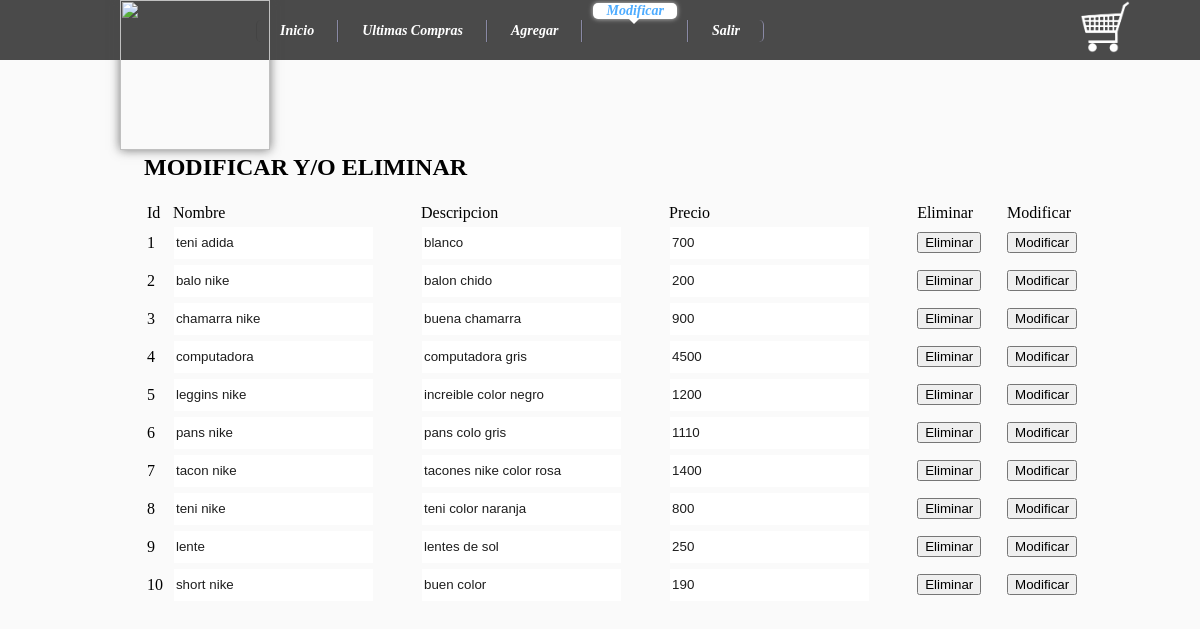
/admin/modificar.php (signed in), run on the app's committed database.
### tables this page shows
CREATE TABLE `productos` (
  `id` int(11) NOT NULL,
  `nombre` varchar(30) DEFAULT NULL,
  `descripcion` varchar(50) DEFAULT NULL,
  `imagen` varchar(20) DEFAULT NULL,
  `precio` int(11) DEFAULT NULL
);

### admin/modificar.php (the view, shortened to what this page needs)
<!DOCTYPE html>
<html lang="es">
<head>
	<link rel="stylesheet" type="text/css" href="../css/estilos.css">
</head>
<body>
	<header>
		<img src="../imagenes/logo.png" id="logo">
		<a href="../carritodecompras.php" title="ver carrito de compras">
			<img src="../imagenes/carrito.png">
		</a>
	</header>
	<section>
		<nav class="menu2">
			<menu>
				<li><a href="../">Inicio</a></li>
				<li><a href="../admin.php">Ultimas Compras</a></li>
	    		<li><a href="./agregarproducto.php" >Agregar</a></li>
	    		<li><a href="./modificar.php" class="selected">Modificar</a></li>
	    		<li><a href="./login/cerrar.php">Salir</a></li>
			</menu>
		</nav>
		<h1>MODIFICAR Y/O ELIMINAR</h1>
		<table width="100%">
			<tr>
				<td>Id</td>
				<td>Nombre</td>
				<td>Descripcion</td>
				<td>Precio</td>
				<td>Eliminar</td>
				<td>Modificar</td>
			</tr>
		<?php
			$resultado=mysql_query("select * from productos");
			while($row=mysql_fetch_array($resultado)){
				echo '
				<tr>
					<td>
						<input type="hidden" value="'.$row[0].'">'.$row[0].'
						<input type="hidden" class="imagen" value="'.$row[3].'">
					</td>
					<td><input type="text" class="nombre" value="'.$row[1].'"></td>
					<td><input type="text" class="descripcion" value="'.$row[2].'"></td>
					<td><input type="text" class="precio" value="'.$row[4].'"></td>
					<td><button class="eliminar" data-id="'.$row[0].'">Eliminar</button></td>
					<td><button class="modificar" data-id="'.$row[0].'">Modificar</button></td>
				</tr>
				';
			}
		?>
	</table>
	</section>
</body>
</html>

### css/estilos.css (style rules this page uses)
html { padding: 0px; margin: 0px; }
body { background-color: #fafafa; padding: 0px; margin: 0px; }
header { width: 100%; height: 60px; background-color: #4a4a4a; color:white; }
a { color: #4a4a4a; font-weight: bolder; font-size: 1.2rem; text-decoration: none; }
header a { width: 50px; left: 90%; display: inline-block; vertical-align: top; position: fixed; z-index: 2; background-color: #4a4a4a; }
header a img { width: 100%; }
section { width: 80%; min-height: 500px; padding: 2%; margin:0 auto; margin-left: 10%; margin-top: 50px; }
#logo { width: 150px; height: 150px; display: inline-block; vertical-align: top; position:absolute; z-index: 2; left: 10%; -webkit-box-shadow: 0px 0px 10px rgba(74, 74, 74, 0.75); -moz-box-shadow: 0px 0px 10px rgba(74, 74, 74, 0.75); box-shadow: 0px 0px 10px rgba(74, 74, 74, 0.75); }
nav { width : 65%; position: absolute; z-index: 3; left: 18%; top:.5%; }
menu:after , menu:before { display : block; content : ' '; }
menu:after { clear : both; }
li { list-style-type : none; float : left; cursor : pointer; padding : 3px 10px; }
li:first-child { border-radius : 5px 0 0 5px; }
li:last-child { border-radius : 0 5px 5px 0; }
li a { display : block; padding : 0 13px; font-size : 26px; text-decoration : none; border-radius : 5px; position : relative; top : 0; color : #FFF; transition : all .4s; }
li a:after { display : block; content : ''; position : absolute; top : 100%; left : 42%; border-style : solid; border-color : transparent; border-width : 5px 5px 0 5px; transition : all .4s; }
.menu2 a { font-family : georgia; font-size : 14px; font-style : italic; text-transform : capitalize; }
.menu2 li { border-right : 1px solid rgba(200,200,255,0.5); border-left : 1px solid rgba(40,40,40,0.2); }
.selected { top : -20px; color : #4eacff; background-color: #fff; box-shadow : 0 0 5px 0 rgba(255, 255, 255, 0.7); transition : all .4s; }
.selected:after { border-color : white transparent transparent transparent; transition : all .4s; }
input { width: 80%; height: 30px; border:1px solid #fafafa; color:#1e1e1e; }

### data on the page
productos: id "1", nombre "teni adida", descripcion "blanco", precio "700"
productos: id "2", nombre "balo nike", descripcion "balon chido", precio "200"
productos: id "3", nombre "chamarra nike", descripcion "buena chamarra", precio "900"
productos: id "4", nombre "computadora", descripcion "computadora gris", precio "4500"
productos: id "5", nombre "leggins nike", descripcion "increible color negro", precio "1200"
productos: id "6", nombre "pans nike", descripcion "pans colo gris", precio "1110"
productos: id "7", nombre "tacon nike", descripcion "tacones nike color rosa", precio "1400"
productos: id "8", nombre "teni nike", descripcion "teni color naranja", precio "800"
productos: id "9", nombre "lente", descripcion "lentes de sol", precio "250"
productos: id "10", nombre "short nike", descripcion "buen color", precio "190"
